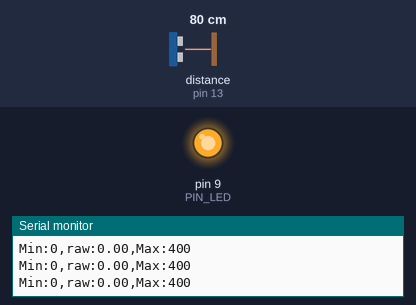
The sketch below on a simulated Arduino Uno, built with avr-gcc and run on an emulated ATmega328P. Shown: output pins drawn as LEDs (lit = HIGH), the last lines printed to the serial monitor. Wiring (inferred from the names in the program): ultrasonic range finder: trigger pin 12; echo pin 13. The inputs (shaded band) are chosen by the test bench; at power-on: distance to the obstacle (sensor on pin 13) 80 cm. The echo pulse lasts 58.3 µs per cm; pins used as bus, display or sensor lines are not drawn.

Above: at 1.2 s.
1.3 s: distance to the obstacle (sensor on pin 13) set to 18 cm
At 2.3 s:
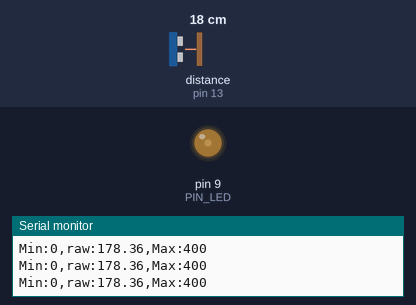
Timing chart, 0 to 4.3 s (numbered marks = the images above; inputs shaded):
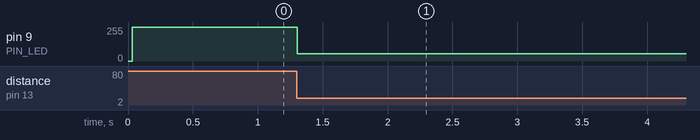

The sketch:

08_example_2.ino
```cpp
// Arduino pin assignment
#define PIN_LED 9
#define PIN_TRIG 12
#define PIN_ECHO 13

// configurable parameters
#define SND_VEL 346.0 // sound velocity at 24 celsius degree (unit: m/s)
#define INTERVAL 25 // sampling interval (unit: ms)
#define _DIST_MIN 100 // minimum distance to be measured (unit: mm)
#define _DIST_MAX 300 // maximum distance to be measured (unit: mm)

// global variables
float timeout; // unit: us
float dist_min, dist_max, dist_raw; // unit: mm
unsigned long last_sampling_time; // unit: ms
float scale; // used for pulse duration to distance conversion
float relraw;

void setup() {
// initialize GPIO pins
  pinMode(PIN_LED,OUTPUT);
  pinMode(PIN_TRIG,OUTPUT);
  digitalWrite(PIN_TRIG, LOW);
  pinMode(PIN_ECHO,INPUT);

// initialize USS related variables
  dist_min = _DIST_MIN;
  dist_max = _DIST_MAX;
  timeout = (INTERVAL / 2) * 1000.0; // precalculate pulseIn() timeout value. (unit: us)
  dist_raw = 0.0; // raw distance output from USS (unit: mm)
  scale = 0.001 * 0.5 * SND_VEL;

// initialize serial port
  Serial.begin(57600);

// initialize last sampling time
  last_sampling_time = 0;
}

void loop() {
// wait until next sampling time.
// millis() returns the number of milliseconds since the program started. Will overflow after 50 days.
  if(millis() < last_sampling_time + INTERVAL) return;

// get a distance reading from the USS
  if(USS_measure(PIN_TRIG,PIN_ECHO) != 0){
    dist_raw = USS_measure(PIN_TRIG,PIN_ECHO);
  }

// output the read value to the serial port
  Serial.print("Min:0,");
  Serial.print("raw:");
  Serial.print(dist_raw);
  Serial.print(",");
  Serial.println("Max:400");

// turn on the LED if the distance is between dist_min and dist_max
  if(dist_raw < dist_min || dist_raw > dist_max) {
    analogWrite(PIN_LED, 255);
  }
  else {
    relraw = abs(dist_raw - 200);
    relraw = relraw*2.55;
    analogWrite(PIN_LED, relraw);
  }

// do something here
  //delay(50); // Assume that it takes 50ms to do something.

// update last sampling time
  last_sampling_time += INTERVAL;
}

// get a distance reading from USS. return value is in millimeter.
float USS_measure(int TRIG, int ECHO)
{
  float reading;
  digitalWrite(TRIG, HIGH);
  delayMicroseconds(10);
  digitalWrite(TRIG, LOW);
  reading = pulseIn(ECHO, HIGH, timeout) * scale; // unit: mm
  if(reading < dist_min || reading > dist_max) reading = 0.0; // return 0 when out of range.
  return reading;
  // Pulse duration to distance conversion example (target distance = 17.3m)
  // - round trip distance: 34.6m
  // - expected pulse duration: 0.1 sec, or 100,000us
  // - pulseIn(ECHO, HIGH, timeout) * 0.001 * 0.5 * SND_VEL
  //           = 100,000 micro*sec * 0.001 milli/micro * 0.5 * 346 meter/sec
  //           = 100,000 * 0.001 * 0.5 * 346 * micro * sec * milli * meter
  //                                           ----------------------------
  //                                           micro * sec
  //           = 100 * 173 milli*meter = 17,300 mm = 17.3m
  // pulseIn() returns microseconds.
}
```

Measured:
- after the input at 1.3 s, pin 9 (PIN_LED): 255/255 → 55/255 at once
